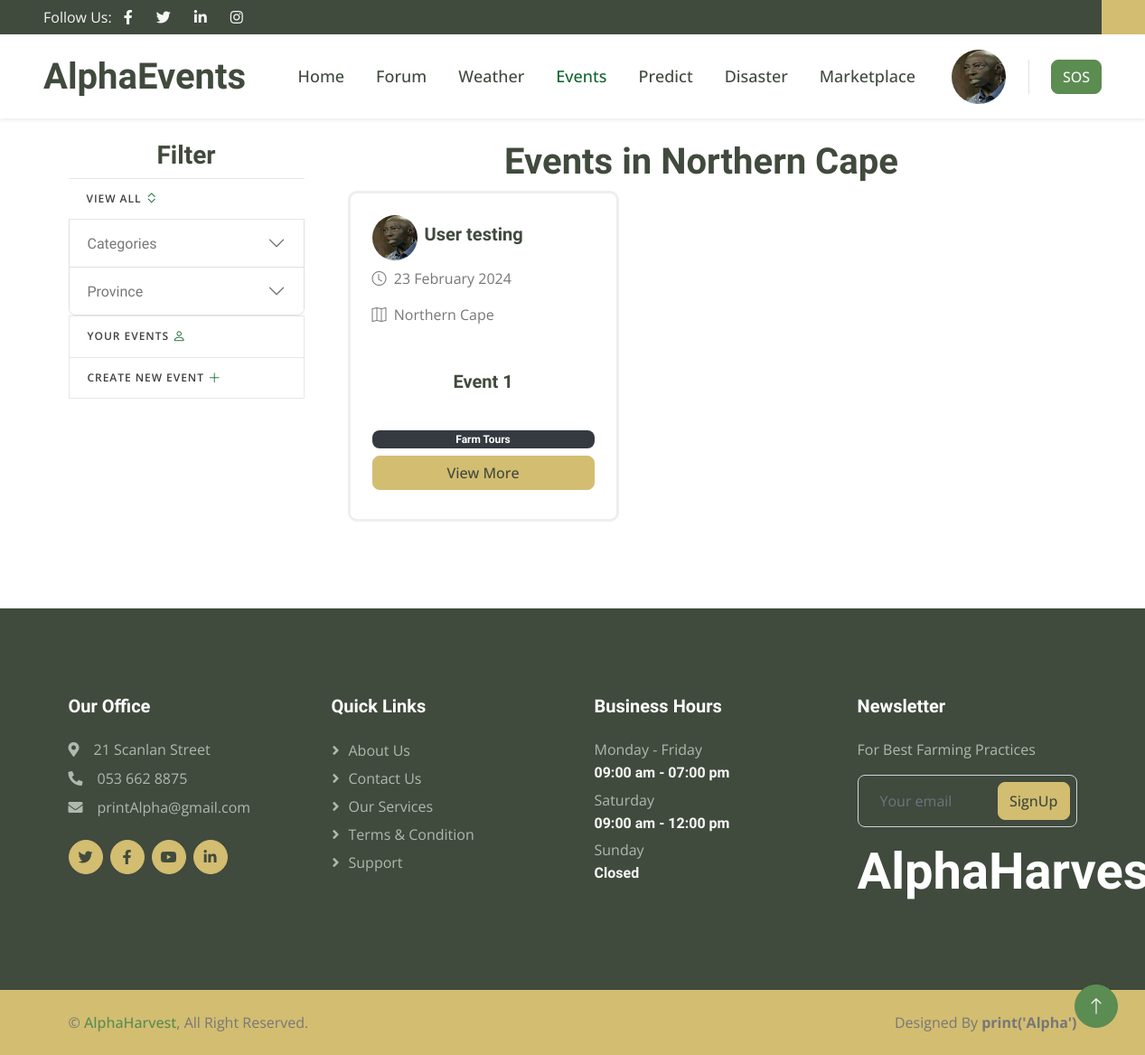
The app's page /noticeboard/view_location/Northern Cape (signed in) with its own data.
### noticeboard/models.py (models this page shows, shortened)
class Event(models.Model):
    farmer = models.ForeignKey(BasicAccount, on_delete=models.CASCADE, related_name='event')
    name = models.CharField(max_length = 255, null = False, blank = False)
    date_time = models.DateTimeField(max_length = 255, null = False, blank = False)
    location = models.CharField(max_length = 255, null = False, blank = False)
    province = models.CharField(max_length = 255)
    event_category = models.ForeignKey(EventCategory, on_delete=models.CASCADE)
    interested = models.IntegerField(default = 0)
    attending = models.IntegerField(default = 0)
    created_at = models.DateTimeField(auto_now_add=True)
    description = RichTextUploadingField()
    past_event = models.BooleanField(default=False)
    image_cover = models.ImageField(upload_to='noticeboard/images', null=False, blank = False)

class EventCategory(models.Model):
    name = models.CharField(max_length=255)
    class Meta:
        verbose_name = ('Event Category')
        verbose_name_plural = ('Event Categories')

### accounts/models.py (models this page shows, shortened)
class BasicAccount(AbstractBaseUser):
    first_name = models.CharField(max_length = 255)
    last_name = models.CharField(max_length = 255)
    username = models.CharField(max_length = 255)
    email = models.EmailField(max_length = 255, unique = True)
    date_joined = models.DateTimeField(auto_now_add=True)
    last_login = models.DateTimeField(auto_now_add=True)
    is_staff = models.BooleanField(default=False)
    is_admin = models.BooleanField(default = False)
    is_active = models.BooleanField(default = False)
    is_superuser = models.BooleanField(default = False)
    profile_complete = models.BooleanField(default = False)
    profile_public = models.BooleanField(default = False)
    USERNAME_FIELD = 'email'
    REQUIRED_FIELDS = ['username', 'first_name', 'last_name']
    objects = MyAccountManager()

class AdditionalInfo(models.Model):
    user = models.OneToOneField(BasicAccount, on_delete=models.CASCADE, related_name='profile')
    profile_picture = models.ImageField(upload_to = 'profile_pictures', default='profile_pictures\default_profile.png')
    phone_number = models.CharField(max_length = 10, null=True, blank=True)
    home_address = models.CharField(max_length = 255, null=True, blank=True)
    suburb = models.CharField(max_length = 255, null=True, blank=True)
    city = models.CharField(max_length = 255, null=True, blank=True)
    province_choices = {
        ('Northern Cape', 'Northern Cape'),
        ('North West', 'North West'),
        ('Western Cape', 'Western Cape'),
        ('Eastern Cape', 'Eastern Cape'),
        ('Gauteng', 'Gauteng'),
        ('Limpopo', 'Limpopo'),
        ('Mpumalanga', 'Mpumalanga'),
        ('Free State', 'Free State'),
        ('Kwa-Zulu Natal', 'Kwa-Zulu Natal'),
    }
    province = models.CharField(max_length=50, choices=province_choices, null=True, blank=True)
    postal_code = models.CharField(max_length = 255, null=True, blank=True)
    longitude = models.CharField(max_length = 10, null=True, blank=True)
    latitude = models.CharField(max_length = 10, null=True, blank=True)

### noticeboard/views.py (the view)
# urls.py: path('view_location/<str:location>', views.filter_location, name='filter_location'),
def filter_location(request, location):
    categories = EventCategory.objects.all()
    unique_provinces = Event.objects.values_list('province', flat=True).distinct()
    events = Event.objects.filter(province=location, past_event=False).order_by('date_time')
    chosen_location = str(location)
    context = {
        'categories': categories,
        'unique_provinces': unique_provinces,
        'events': events,
        'location': location,
        'chosen_location': chosen_location,
    }
    if request.user.is_authenticated:
        context['profile_picture'] = request.user.profile.profile_picture
    return render(request, 'noticeboard/view_location.html', context)

### templates/noticeboard/view_location.html (shortened to what this page needs)
{% extends 'base.html' %}
{% load static %}
{% block content %}
<div class="container">
    <div class="row">
        {% include 'noticeboard/nb_sb.html' %}
        <div class="col-lg-9 pt-4">
            <h1 class="text-center">Events in {{ location }}</h1>
            <div class="row">
                {% if events %}
                    {% for event in events %}
                        <div class="col-md-4 mb-4">
                            <div class="card border-1">
                                <div class="container">
                                    <div class="card px-4 pt-4 pb-4 mx-auto inner-card">
                                        <div class="d-flex align-items-center">
                                            <img src="{{ event.farmer.profile.profile_picture.url }}" class="rounded-circle" style="width: 50px; height: 50px;">
                                            <h5 class="ml-2">{{ event.farmer.first_name }} {{ event.farmer.last_name }}</h5>
                                        </div>
                                        <p class="mt-2"><i class="bi bi-clock"></i> &nbsp;{{ event.date_time|date:"j F Y"}}</p>
                                        <p class=""><i class="bi bi-map"></i> &nbsp;{{ event.province }} </p>
                                        <div class="d-flex justify-content-center align-items-center text-center" style="height: 100px;">
                                            <h5 class="text-left">{{ event.name }}</h5>
                                        </div>
                                        <h6 class="badge badge-dark">{{ event.event_category.name }}</h6>
                                        <a href="{% url 'event_details' event_id=event.id %}" class="btn btn-secondary mb-2"><span>View More</span></a>
                                    </div>
                                </div>
                            </div>
                        </div>
                    {% endfor %}
                {% endif %}
            </div>
        </div>
    </div>
</div>
{% endblock %}

### static/css/style.css (style rules this page uses)
:root { --primary: #116530; --secondary: #D3BD71; --light: #F7F7F7; --dark: #404A3D; }
.btn { transition: .5s; font-weight: 500; }
.btn-secondary, .btn-outline-secondary:hover { color: var(--dark); }

### templates/noticeboard/view_location.html (style rules this page uses)
.card { width: 300px; border: none; border-radius: 10px; }
.inner-card { border: 3px solid #eeeeee; }

### records on screen
Event: province "Northern Cape", farmer.profile.profile_picture (picture), farmer.first_name "User", farmer.last_name "testing", date_time "23 February 2024", name "Event 1", event_category.name "Farm Tours"
